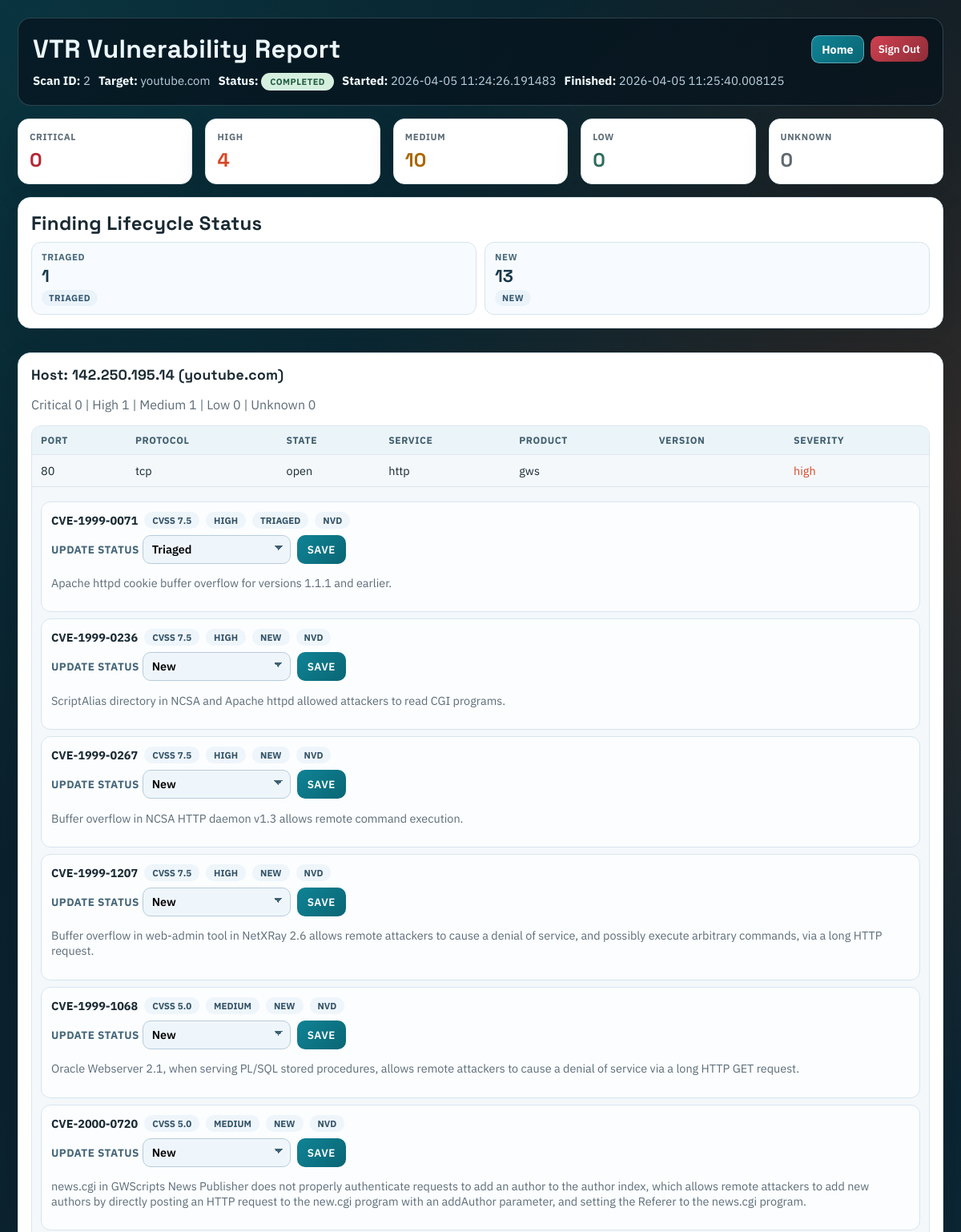
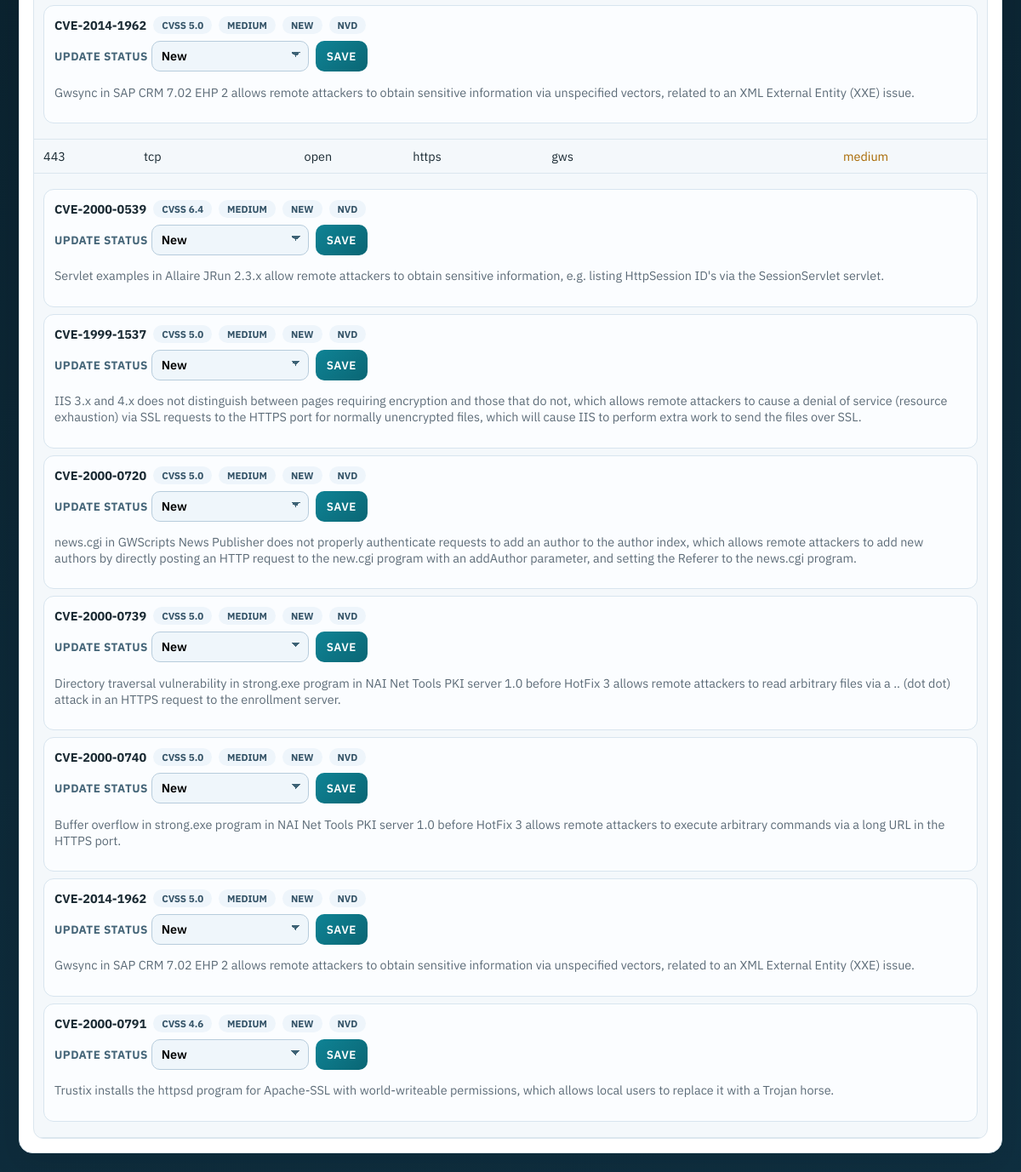
Screenshot of /report/2 (signed in) with the database file from the repository (2 pictures, top to bottom).
### app/models.py (models this page shows)
class Scan(db.Model):
    __tablename__ = "scans"
    id = db.Column(db.Integer, primary_key=True)
    target = db.Column(db.String(256), nullable=False)
    started_at = db.Column(db.DateTime, default=datetime.utcnow)
    finished_at = db.Column(db.DateTime, nullable=True)
    raw_xml = db.Column(db.Text, nullable=True)  # optional: keep xml for debugging
    hosts = db.relationship("Host", backref="scan", cascade="all, delete-orphan")
    findings = db.relationship("VulnerabilityFinding", backref="scan", cascade="all, delete-orphan")

class VulnerabilityFinding(db.Model):
    __tablename__ = "vulnerability_findings"
    id = db.Column(db.Integer, primary_key=True)
    scan_id = db.Column(db.Integer, db.ForeignKey("scans.id"), nullable=False)
    host_id = db.Column(db.Integer, db.ForeignKey("hosts.id"), nullable=False)
    service_id = db.Column(db.Integer, db.ForeignKey("services.id"), nullable=False)
    cve_id = db.Column(db.String(32), nullable=False)
    description = db.Column(db.Text, nullable=True)
    cvss_score = db.Column(db.Float, nullable=True)
    severity = db.Column(db.String(16), nullable=False)
    source = db.Column(db.String(32), nullable=False, default="nvd")
    status = db.Column(db.String(32), nullable=False, default="new")
    first_seen_at = db.Column(db.DateTime, default=datetime.utcnow)
    last_seen_at = db.Column(db.DateTime, default=datetime.utcnow)

class Host(db.Model):
    __tablename__ = "hosts"
    id = db.Column(db.Integer, primary_key=True)
    scan_id = db.Column(db.Integer, db.ForeignKey("scans.id"), nullable=False)
    ip = db.Column(db.String(64), nullable=False)
    hostname = db.Column(db.String(256), nullable=True)
    services = db.relationship("Service", backref="host", cascade="all, delete-orphan")
    findings = db.relationship("VulnerabilityFinding", backref="host", cascade="all, delete-orphan")

class Service(db.Model):
    __tablename__ = "services"
    id = db.Column(db.Integer, primary_key=True)
    host_id = db.Column(db.Integer, db.ForeignKey("hosts.id"), nullable=False)
    port = db.Column(db.Integer, nullable=False)
    protocol = db.Column(db.String(16), nullable=False)
    state = db.Column(db.String(32), nullable=True)
    service_name = db.Column(db.String(128), nullable=True)
    product = db.Column(db.String(256), nullable=True)
    version = db.Column(db.String(128), nullable=True)
    findings = db.relationship("VulnerabilityFinding", backref="service", cascade="all, delete-orphan")

### app/routes.py (the view)
@main.route("/report/<int:scan_id>")
@login_required
def report(scan_id):
    scan = Scan.query.get_or_404(scan_id)
    status = _scan_status(scan)
    error_message = _scan_error(scan)
    hosts = []
    counts = {"critical": 0, "high": 0, "medium": 0, "low": 0, "unknown": 0}
    finding_counts_by_status = {}
    findings_by_service_id = {}
    for finding in scan.findings:
        findings_by_service_id.setdefault(finding.service_id, []).append(finding)
        finding_status = (finding.status or "new").lower()
        finding_counts_by_status[finding_status] = finding_counts_by_status.get(finding_status, 0) + 1
        sev = (finding.severity or "unknown").lower()
        if sev not in counts:
            sev = "unknown"
        counts[sev] += 1
    for h in scan.hosts:
        host_services = []
        host_counts = {"critical": 0, "high": 0, "medium": 0, "low": 0, "unknown": 0}
        for s in h.services:
            service_findings = findings_by_service_id.get(s.id, [])
            service_severity = _classify_service_severity(
                {
                    "port": s.port,
                    "state": s.state,
                    "service": s.service_name,
                }
            )
            if service_findings:
                scored = [f.cvss_score for f in service_findings if f.cvss_score is not None]
                best_score = max(scored) if scored else None
                service_severity = _severity_from_score(best_score)
                host_counts[service_severity if service_severity in host_counts else "unknown"] += 1
            else:
                host_counts[service_severity] += 1
            host_services.append(
                {
                    "port": s.port,
                    "protocol": s.protocol,
                    "state": s.state,
                    "service": s.service_name,
                    "product": s.product,
                    "version": s.version,
                    "severity": service_severity,
                    "findings": [
                        {
                            "id": f.id,
                            "cve_id": f.cve_id,
                            "cvss_score": f.cvss_score,
                            "severity": f.severity,
                            "status": f.status,
                            "source": f.source,
                            "description": f.description,
                        }
                        for f in service_findings
                    ],
                }
            )
        hosts.append({
            "ip": h.ip,
            "hostname": h.hostname,
            "services": host_services,
            "counts": host_counts,
        })
    return render_template(
        "report.html",
        scan=scan,
        hosts=hosts,
        counts=counts,
        status=status,
        error_message=error_message,
        finding_counts_by_status=finding_counts_by_status,
    )

### app/routes.py (called while the page is built)
def _classify_service_severity(service):
    state = (service.get("state") or "").lower()
    if state != "open":
        return "low"
    port = service.get("port") or 0
    service_name = (service.get("service_name") or service.get("service") or "").lower()
    if port in _CRITICAL_PORTS or service_name in _CRITICAL_SERVICES:
        return "critical"
    if port in _HIGH_PORTS or service_name in _HIGH_SERVICES:
        return "high"
    if port > 0:
        return "medium"
    return "low"

def _scan_status(scan):
    raw_xml = scan.raw_xml or ""
    if scan.finished_at is None:
        if raw_xml.startswith("STATUS:RUNNING"):
            return "running"
        return "queued"
    if "\n\nERROR:" in raw_xml or raw_xml.startswith("ERROR:"):
        return "failed"
    return "completed"

def _scan_error(scan):
    raw_xml = scan.raw_xml or ""
    marker = "ERROR:"
    idx = raw_xml.rfind(marker)
    if idx == -1:
        return None
    return raw_xml[idx + len(marker):].strip() or "Unknown scan error"

def _severity_from_score(score):
    if score is None:
        return "unknown"
    if score >= 9.0:
        return "critical"
    if score >= 7.0:
        return "high"
    if score >= 4.0:
        return "medium"
    return "low"

def _is_authenticated():
    return bool(session.get("authenticated"))

def login_required(view_func):
    @wraps(view_func)
    def wrapper(*args, **kwargs):
        if _is_authenticated():
            return view_func(*args, **kwargs)
        flash("Please sign in to continue", "danger")
        return redirect(url_for("main.login", next=request.path))
    return wrapper

### app/templates/report.html (shortened to what this page needs)
<!doctype html>
<html>
<head>
</head>
<body>
  <div class="layout">
    <header class="header">
      <div class="header-top">
        <h1>VTR Vulnerability Report</h1>
        <div class="header-actions">
          <a class="home-btn" href="{{ url_for('main.home') }}">Home</a>
          <form action="{{ url_for('main.logout') }}" method="post">
            <button class="signout" type="submit">Sign Out</button>
          </form>
        </div>
      </div>
      <div class="meta">
        <span><strong>Scan ID:</strong> {{ scan.id }}</span>
        <span><strong>Target:</strong> {{ scan.target }}</span>
        <span><strong>Status:</strong> <span id="scanStatusBadge" class="badge {{ status }}">{{ status }}</span></span>
        <span><strong>Started:</strong> {{ scan.started_at }}</span>
        <span><strong>Finished:</strong> <span id="scanFinishedAt">{{ scan.finished_at or "Not finished" }}</span></span>
      </div>
    </header>
    <section class="grid">
      <article class="sev-card"><div class="label">Critical</div><div class="value sev-critical">{{ counts.critical }}</div></article>
      <article class="sev-card"><div class="label">High</div><div class="value sev-high">{{ counts.high }}</div></article>
      <article class="sev-card"><div class="label">Medium</div><div class="value sev-medium">{{ counts.medium }}</div></article>
      <article class="sev-card"><div class="label">Low</div><div class="value sev-low">{{ counts.low }}</div></article>
      <article class="sev-card"><div class="label">Unknown</div><div class="value sev-unknown">{{ counts.unknown }}</div></article>
    </section>
    {% if finding_counts_by_status %}
      <section class="panel">
        <h2>Finding Lifecycle Status</h2>
        <div class="lifecycle-grid">
          {% for key, value in finding_counts_by_status.items() %}
            <article class="lifecycle-card">
              <span class="lifecycle-label">{{ key.replace('_', ' ') }}</span>
              <span class="lifecycle-value">{{ value }}</span>
              <span class="status-chip">{{ key.replace('_', ' ') }}</span>
            </article>
          {% endfor %}
        </div>
      </section>
    {% endif %}
    {% if hosts %}
      {% for host in hosts %}
        <section class="panel">
          <h2 class="host-title">Host: {{ host.ip }} {% if host.hostname %}({{ host.hostname }}){% endif %}</h2>
          <p class="muted">
            Critical {{ host.counts.critical }} |
            High {{ host.counts.high }} |
            Medium {{ host.counts.medium }} |
            Low {{ host.counts.low }} |
            Unknown {{ host.counts.unknown }}
          </p>
          <div class="service-table-wrap">
            <table>
              <thead><tr><th>Port</th><th>Protocol</th><th>State</th><th>Service</th><th>Product</th><th>Version</th><th>Severity</th></tr></thead>
              <tbody>
                {% for svc in host.services %}
                <tr>
                  <td>{{ svc.port }}</td>
                  <td>{{ svc.protocol }}</td>
                  <td>{{ svc.state }}</td>
                  <td>{{ svc.service }}</td>
                  <td>{{ svc.product or "" }}</td>
                  <td>{{ svc.version or "" }}</td>
                  <td class="sev-{{ svc.severity }}">{{ svc.severity }}</td>
                </tr>
                {% if svc.findings %}
                <tr>
                  <td colspan="7">
                    {% for finding in svc.findings %}
                      <div class="finding-card">
                        <div class="finding-top">
                          <strong>{{ finding.cve_id }}</strong>
                          <span class="chip">CVSS {{ finding.cvss_score if finding.cvss_score is not none else "N/A" }}</span>
                          <span class="chip">{{ finding.severity }}</span>
                          <span class="chip">{{ finding.status }}</span>
                          <span class="chip">{{ finding.source }}</span>
                        </div>
                        <form class="finding-form" action="{{ url_for('main.update_finding_status', finding_id=finding.id) }}" method="post">
                          <label>
                            Update status
                            <select name="status">
                              <option value="new" {% if finding.status == 'new' %}selected{% endif %}>New</option>
                              <option value="triaged" {% if finding.status == 'triaged' %}selected{% endif %}>Triaged</option>
                            </select>
                          </label>
                          <button type="submit">Save</button>
                        </form>
                        {% if finding.description %}
                          <p class="muted">{{ finding.description }}</p>
                        {% endif %}
                      </div>
                    {% endfor %}
                  </td>
                </tr>
                {% endif %}
                {% endfor %}
              </tbody>
            </table>
          </div>
        </section>
      {% endfor %}
    {% else %}
      <section class="panel">
        <p id="noHostsMsg">No hosts discovered.</p>
      </section>
    {% endif %}
  </div>
</body>
</html>

### rows the page displays
Scan: id "2", target "youtube.com", started_at "2026-04-05 11:24:26.191483", finished_at "2026-04-05 11:25:40.008125"
VulnerabilityFinding: replace "TRIAGED", id "1", cve_id "CVE-1999-0071", cvss_score "7.5", severity "HIGH", status "TRIAGED", source "NVD", status "Triaged", description "Apache httpd cookie buffer overflow for versions 1.1.1 and earlier."
VulnerabilityFinding: replace "NEW", id "13", cve_id "CVE-2014-1962", cvss_score "5.0", severity "MEDIUM", status "NEW", source "NVD", status "New", description "Gwsync in SAP CRM 7.02 EHP 2 allows remote attackers to obtain sensitive information via unspecified vectors, related to an XML External Entity (XXE) issue."
Host: ip "142.250.195.14", hostname "youtube.com", counts.critical "0", counts.high "1", counts.medium "1", counts.low "0", counts.unknown "0"
Service: port "80", protocol "tcp", state "open", service "http", product "gws", severity "high"
VulnerabilityFinding: cve_id "CVE-1999-0236", cvss_score "7.5", severity "HIGH", status "NEW", source "NVD", status "New", description "ScriptAlias directory in NCSA and Apache httpd allowed attackers to read CGI programs."
VulnerabilityFinding: cve_id "CVE-1999-0267", cvss_score "7.5", severity "HIGH", status "NEW", source "NVD", status "New", description "Buffer overflow in NCSA HTTP daemon v1.3 allows remote command execution."
VulnerabilityFinding: cve_id "CVE-1999-1207", cvss_score "7.5", severity "HIGH", status "NEW", source "NVD", status "New", description "Buffer overflow in web-admin tool in NetXRay 2.6 allows remote attackers to cause a denial of service, and possibly execute arbitrary commands, via a long HTTP request."
VulnerabilityFinding: cve_id "CVE-1999-1068", cvss_score "5.0", severity "MEDIUM", status "NEW", source "NVD", status "New", description "Oracle Webserver 2.1, when serving PL/SQL stored procedures, allows remote attackers to cause a denial of service via a long HTTP GET request."
VulnerabilityFinding: cve_id "CVE-2000-0720", cvss_score "5.0", severity "MEDIUM", status "NEW", source "NVD", status "New", description "news.cgi in GWScripts News Publisher does not properly authenticate requests to add an author to the author index, which allows remote attackers to add new authors by directly posting an HTTP request to the new.cgi program with an addAuthor parameter, and setting the Referer to the news.cgi program."
VulnerabilityFinding: cve_id "CVE-2014-1962", cvss_score "5.0", severity "MEDIUM", status "NEW", source "NVD", status "New", description "Gwsync in SAP CRM 7.02 EHP 2 allows remote attackers to obtain sensitive information via unspecified vectors, related to an XML External Entity (XXE) issue."
Service: port "443", protocol "tcp", state "open", service "https", product "gws", severity "medium"
VulnerabilityFinding: cve_id "CVE-2000-0539", cvss_score "6.4", severity "MEDIUM", status "NEW", source "NVD", status "New", description "Servlet examples in Allaire JRun 2.3.x allow remote attackers to obtain sensitive information, e.g. listing HttpSession ID's via the SessionServlet servlet."
VulnerabilityFinding: cve_id "CVE-1999-1537", cvss_score "5.0", severity "MEDIUM", status "NEW", source "NVD", status "New", description "IIS 3.x and 4.x does not distinguish between pages requiring encryption and those that do not, which allows remote attackers to cause a denial of service (resource exhaustion) via SSL requests to the HTTPS port for normally unencrypted files, which will cause IIS to perform extra work to send the files over SSL."
VulnerabilityFinding: cve_id "CVE-2000-0720", cvss_score "5.0", severity "MEDIUM", status "NEW", source "NVD", status "New", description "news.cgi in GWScripts News Publisher does not properly authenticate requests to add an author to the author index, which allows remote attackers to add new authors by directly posting an HTTP request to the new.cgi program with an addAuthor parameter, and setting the Referer to the news.cgi program."
VulnerabilityFinding: cve_id "CVE-2000-0739", cvss_score "5.0", severity "MEDIUM", status "NEW", source "NVD", status "New", description "Directory traversal vulnerability in strong.exe program in NAI Net Tools PKI server 1.0 before HotFix 3 allows remote attackers to read arbitrary files via a .. (dot dot) attack in an HTTPS request to the enrollment server."
VulnerabilityFinding: cve_id "CVE-2000-0740", cvss_score "5.0", severity "MEDIUM", status "NEW", source "NVD", status "New", description "Buffer overflow in strong.exe program in NAI Net Tools PKI server 1.0 before HotFix 3 allows remote attackers to execute arbitrary commands via a long URL in the HTTPS port."
VulnerabilityFinding: cve_id "CVE-2000-0791", cvss_score "4.6", severity "MEDIUM", status "NEW", source "NVD", status "New", description "Trustix installs the httpsd program for Apache-SSL with world-writeable permissions, which allows local users to replace it with a Trojan horse."

### other values shown
{{ status }} "COMPLETED"
{{ counts.critical }} "0"
{{ counts.high }} "4"
{{ counts.medium }} "10"
{{ counts.low }} "0"
{{ counts.unknown }} "0"
